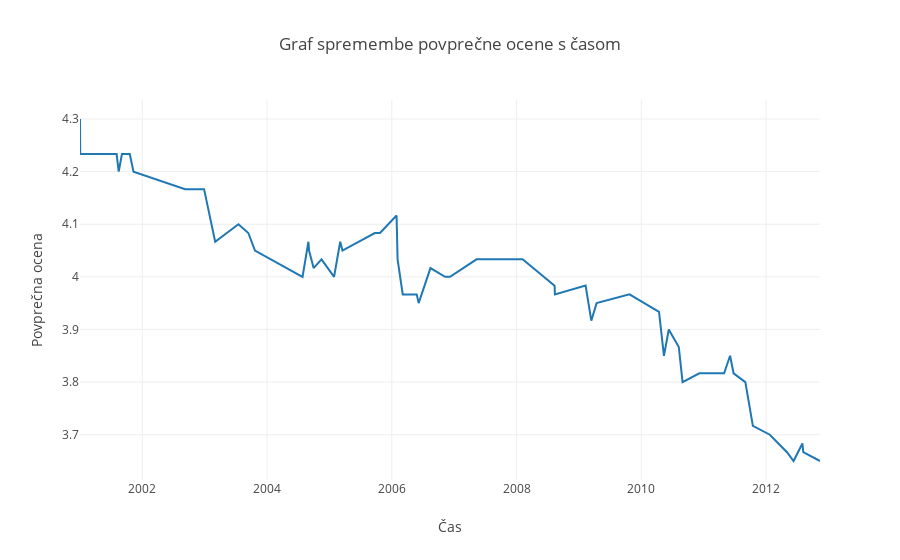

The notebook cell saved with this chart:
### Code cell
# movie id = 1206, take last 30 votings and calculate avg. If graph doesn't show, lower second argument.
dates, movie_ratings_avg = get_movie_rating_data(1206, 30)
draw_movie_rating_graph(dates, movie_ratings_avg)
